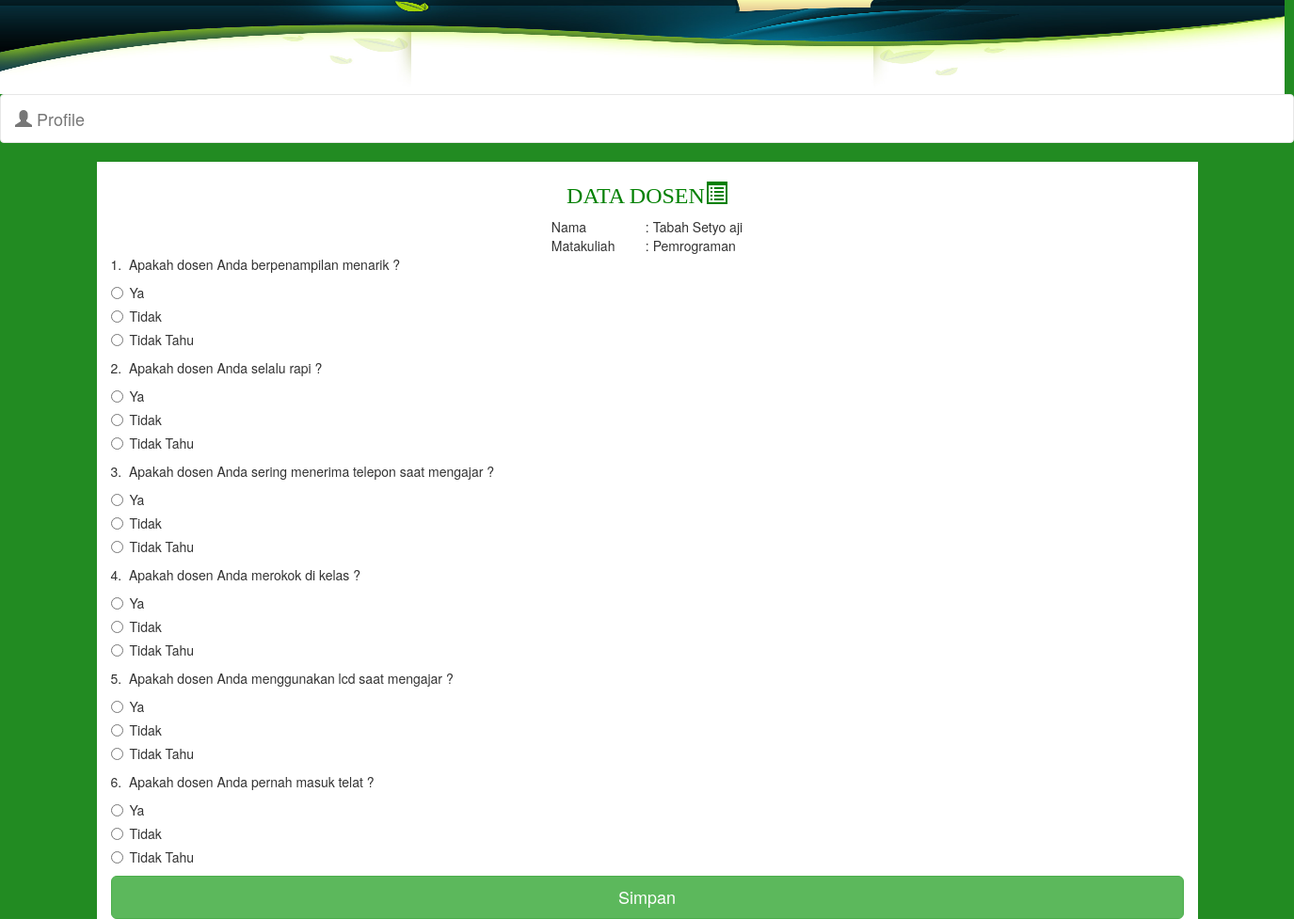
Before: /index1.php?dosen=0 (signed in) with the older database file.
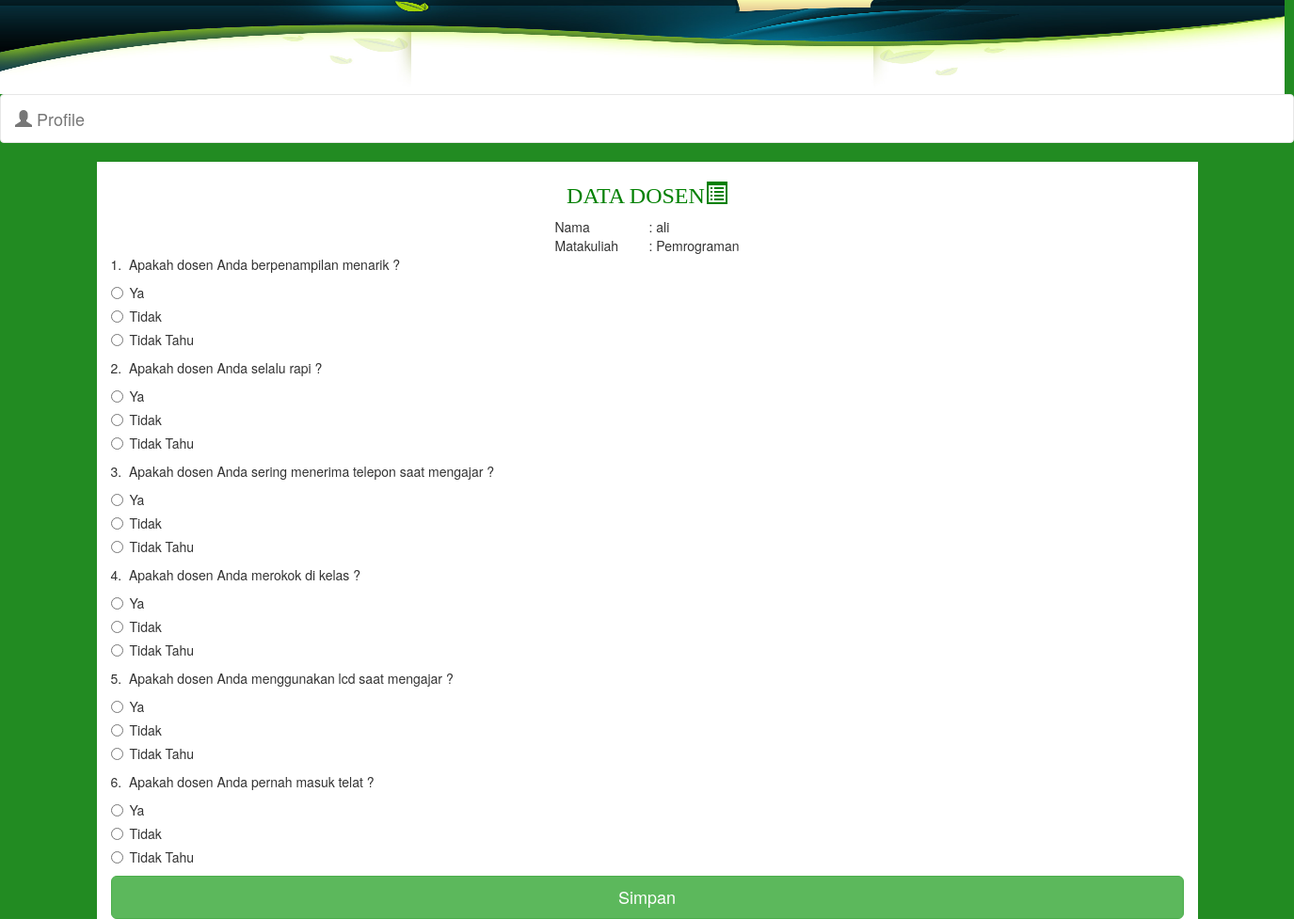
After: the same page with the newer database file.
### tables this page shows
CREATE TABLE IF NOT EXISTS `dosen` (
  `id` int(11) NOT NULL AUTO_INCREMENT,
  `kode_dosen` varchar(20) NOT NULL,
  `nama_dosen` varchar(30) NOT NULL,
  PRIMARY KEY (`id`)
);

CREATE TABLE IF NOT EXISTS `matakuliah` (
  `id` int(11) NOT NULL AUTO_INCREMENT,
  `kode_makul` varchar(20) NOT NULL,
  `kode_dosen` varchar(20) NOT NULL,
  `nama_makul` varchar(50) NOT NULL,
  `sks` char(2) NOT NULL,
  PRIMARY KEY (`id`)
);

CREATE TABLE IF NOT EXISTS `soal` (
  `id` int(11) NOT NULL AUTO_INCREMENT,
  `soal` text NOT NULL,
  PRIMARY KEY (`id`)
);

### koneksi/dbh.php (called while the page is built)
<?php
	class DBH {
		private static $dns="mysql:dbname=eub;host=localhost;";
		private static $user = "root";
		private static $pass= "admin";
		public static function createConnection()
		{
			return new PDO(self::$dns,self::$user,self::$pass);
		}
	}
?>

### repository.php (called while the page is built, shortened)
<?php
	require_once "koneksi/dbh.php";
	class Repository{
		private $dbh;
		private $query = "SELECT * FROM soal ORDER BY id";
		public function __construct()
		{
			$this->dbh = DBH::createConnection();
		}
		public function getAll()
		{
			$query = $this->dbh->prepare($this->query);
			$query->execute();
			return $query->fetchAll(PDO::FETCH_OBJ);
		}
		public function getCountDosenByKodeUser($kode_user)
		{
			$query = $this->dbh->prepare("SELECT * FROM dosen JOIN matakuliah ON dosen.kode_dosen=matakuliah.kode_dosen JOIN krs ON krs.kode_makul=matakuliah.kode_makul WHERE kode_user = '$kode_user'");
			$query->execute();
			return $query->fetchAll(PDO::FETCH_OBJ);
		}
	}
?>

### index1.php (the view, shortened to what this page needs)
<?php session_start();
	include_once 'layout/user/header.php';
	include_once 'layout/user/navbarUser.php';
 	$repo = new Repository();
 	$result = $repo->getAll();
 	$dosen = $repo->getCountDosenByKodeUser($_SESSION['user']);
 	$currentDosen = $dosen[$_GET['dosen']];
?>
<!DOCTYPE html>
<html lang="en">
<head>
	<link rel="stylesheet" type="text/css" href="css/bootstrap.min.css">
    <link rel="stylesheet" type="text/css" href="css/customes.css">
</head>
<body>
<div class="container">
<center>
	<font color="green" face="elephant"><h3>DATA DOSEN<span class="glyphicon glyphicon-list-alt"></span></h3></font>
		<table>
			<tr>
				<td>Nama</td>
				<td>:</td>
				<td><?php echo "&nbsp;".$currentDosen->nama_dosen; ?></td>
			</tr>
			<tr>
				<td width="100">Matakuliah</td>
				<td>:</td>
				<td><?php echo "&nbsp;".$currentDosen->nama_makul; ?></td>
			</tr>
		</table>
	</center>
	<form method="post" action="index1.php?dosen=<?php echo $_GET['dosen']; ?>">
	<?php
		$no = 1;
		foreach ($result as $row)
		{
	?>
	<div>
		<?php	echo $no++."."; ?>
		<?php	echo "&nbsp;".$row->soal; ?>
		<div class="radio">
		<input type="radio" name="pilihan<?php echo $row->id;?>" value="1">Ya
		</div>
		<div class="radio">
		<input type="radio" name="pilihan<?php echo $row->id;?>" value="2">Tidak
		</div>
		<div class="radio">
		<input type="radio" name="pilihan<?php echo $row->id;?>" value="3">Tidak Tahu
		</div>
	</div>
	<?php
		}
	?>
	<button class="btn btn-success btn-lg btn-block" type="submit">Simpan</button>
    </form>
    </div>
</body>
</html>

### layout/user/header.php (shortened to what this page needs)
<!DOCTYPE html>
<html lang="en">
<head>
	<link rel="stylesheet" type="text/css" href="../../css/bootstrap.min.css">
    <link rel="stylesheet" type="text/css" href="../../css/customes.css">
</head>
<body>
<img src="img/head.jpg" height="100" width="1365">
</body>
</html>

### layout/user/navbarUser.php (shortened to what this page needs)
<!DOCTYPE html>
<html lang="en">
<head>
	<link rel="stylesheet" type="text/css" href="css/bootstrap.min.css">
    <link rel="stylesheet" type="text/css" href="css/customes.css">
</head>
<body>
<nav class="navbar navbar-default" role="navigation">
	<div class="container-fluid">
		<div class="navbar-header">
			<a class="navbar-brand" href="#"><span class="glyphicon glyphicon-user"></span>
Profile</a>
		</div>
	</div>
</nav>
</body>
</html>

### css/customes.css (style rules this page uses)
*.navbar { background-color:white; }
a { -moz-transition: all 0.5s ease-out; -o-transition: all 0.5s ease-out; -webkit-transition: all 0.5s ease-out; -ms-transition: all 0.5s ease-out; transition: all 0.5s ease-out; color: #F7981C; }
body { background-color: #228B22; }
.container { background-color: white; }

Changed rows visible on the page:
changed dosen: nama_dosen "Tabah Setyo aji" → "ali"
